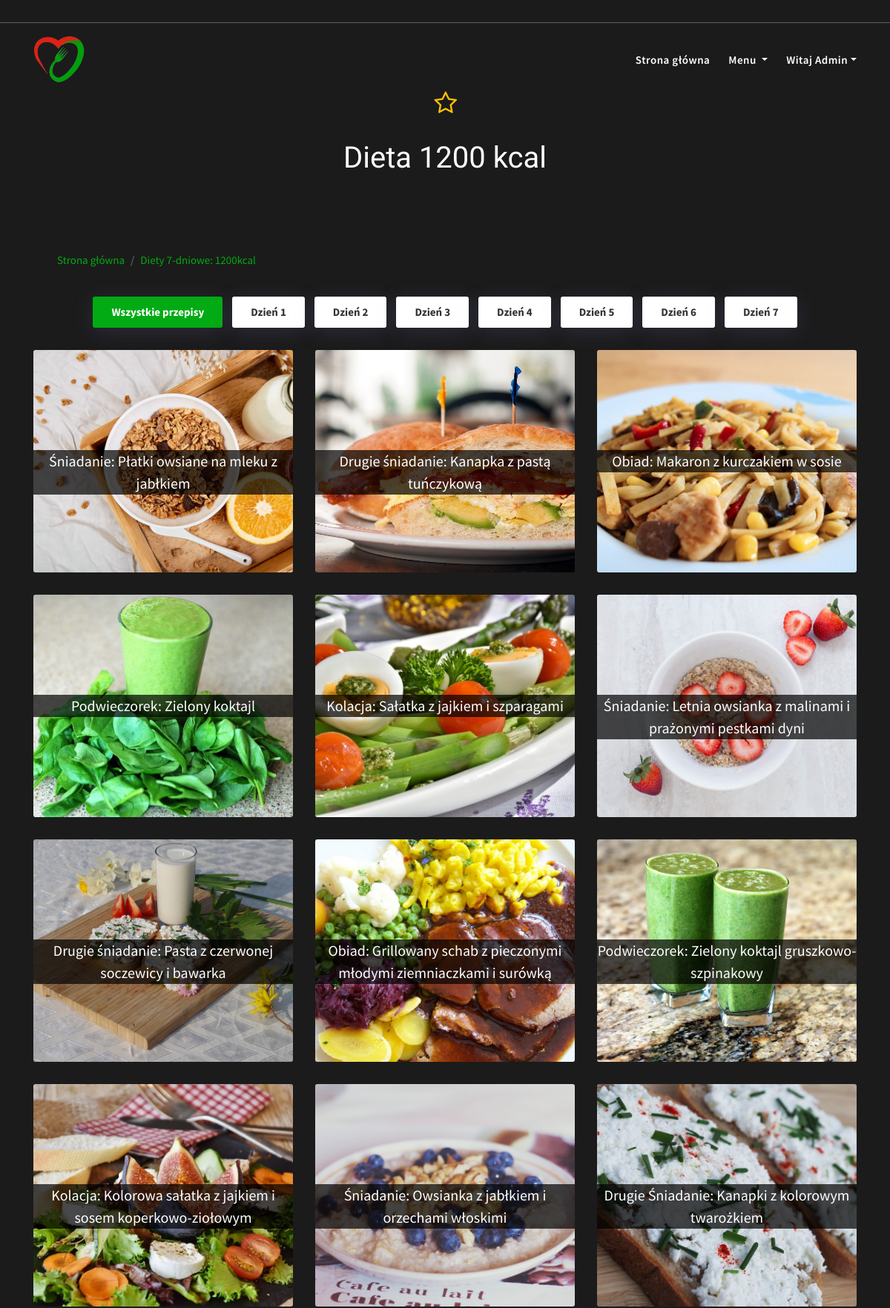
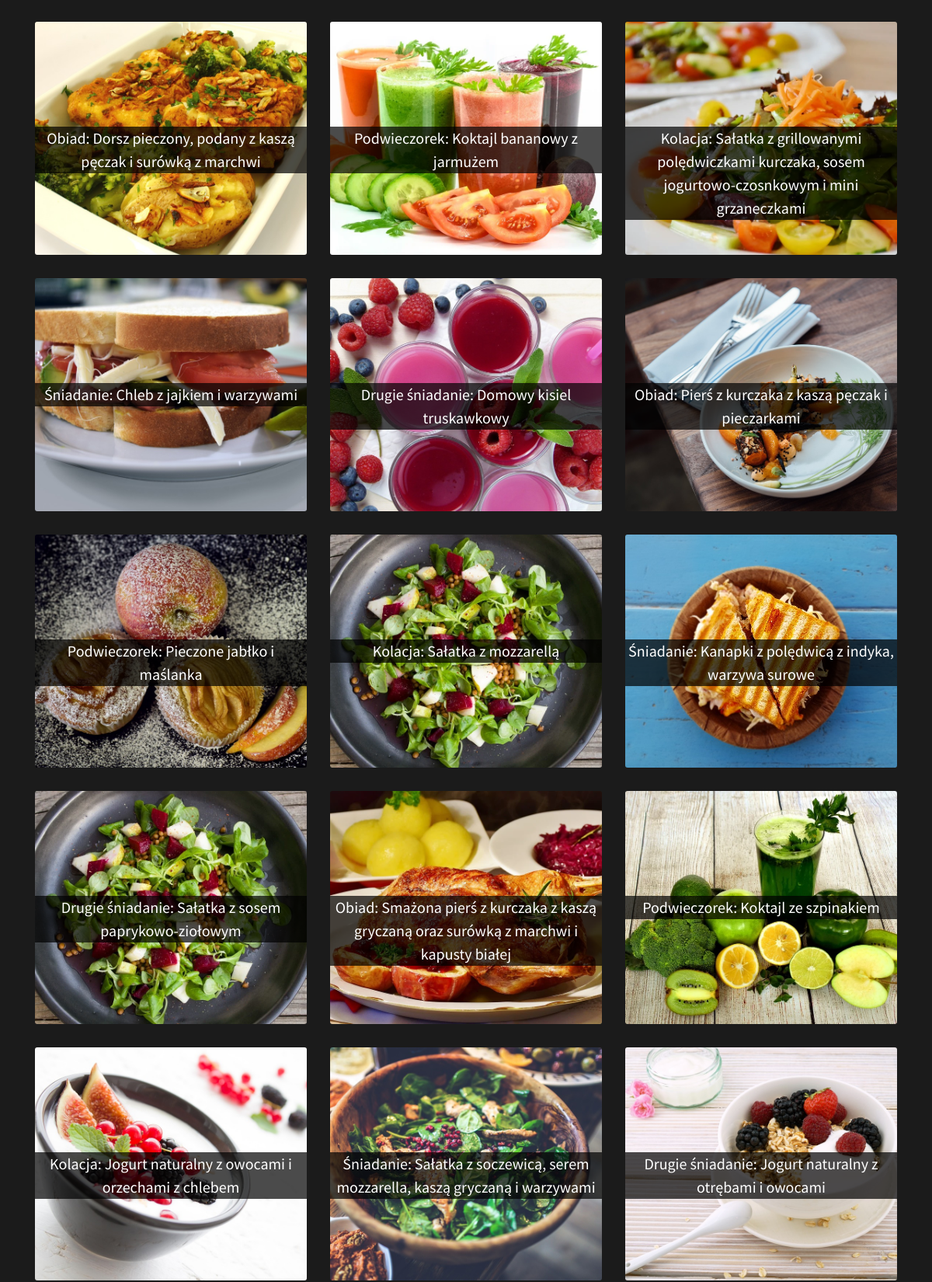
The page /2/dieta1200p1.php (signed in, upper part) on the database its author committed (2 pictures, top to bottom).
### tables this page shows
CREATE TABLE `uzytkownicy2` (
  `id` int(11) NOT NULL,
  `imie` varchar(80) NOT NULL,
  `email` varchar(80) NOT NULL,
  `login` varchar(30) NOT NULL,
  `haslo` varchar(80) NOT NULL,
  `rola` varchar(80) NOT NULL,
  `status` varchar(50) DEFAULT NULL,
  `wiek` varchar(3) DEFAULT NULL,
  `wzrost` varchar(3) DEFAULT NULL,
  `waga` varchar(3) DEFAULT NULL,
  `obwod_talii` varchar(3) DEFAULT NULL,
  `bmi` varchar(10) DEFAULT NULL,
  `tluszcz` varchar(10) DEFAULT NULL,
  `kalorie` varchar(10) DEFAULT NULL,
  `dieta` varchar(50) DEFAULT NULL,
  `link` varchar(500) NOT NULL,
  `cel` varchar(500) NOT NULL,
  `aktywnosc` varchar(500) NOT NULL
);

CREATE TABLE `dieta` (
  `id_diety` int(11) NOT NULL,
  `nazwa_diety` varchar(100) NOT NULL,
  `kalorycznosc` int(11) NOT NULL,
  `zdjecie` varchar(50) NOT NULL
);

CREATE TABLE `przepisy2` (
  `id` int(11) NOT NULL,
  `nazwa` varchar(500) NOT NULL,
  `obrazek` text DEFAULT NULL,
  `skladniki` varchar(500) DEFAULT NULL,
  `krok1` varchar(500) DEFAULT NULL,
  `krok2` varchar(500) DEFAULT NULL,
  `krok3` varchar(500) DEFAULT NULL,
  `krok4` varchar(500) DEFAULT NULL,
  `krok5` varchar(500) DEFAULT NULL,
  `krok6` varchar(500) DEFAULT NULL,
  `krok7` varchar(500) DEFAULT NULL,
  `krok8` varchar(500) DEFAULT NULL,
  `krok9` varchar(500) DEFAULT NULL,
  `krok10` varchar(500) DEFAULT NULL,
  `kategoria` varchar(50) DEFAULT NULL,
  `kategoria_ogolna` varchar(50) NOT NULL,
  `dzien` varchar(50) NOT NULL,
  `przepis_nr` int(11) NOT NULL,
  `energia` varchar(50) DEFAULT NULL,
  `tluszcz` varchar(11) DEFAULT NULL,
  `kwasyt` varchar(11) DEFAULT NULL,
  `weglowodany` varchar(11) DEFAULT NULL,
  `cukry` varchar(11) DEFAULT NULL,
  `blonnik` varchar(11) DEFAULT NULL,
  `bialko` varchar(11) DEFAULT NULL,
  `sol` varchar(11) DEFAULT NULL,
  `tluszczg` varchar(50) DEFAULT NULL,
  `kwasytg` varchar(11) DEFAULT NULL,
  `weglowodanyg` varchar(11) DEFAULT NULL,
  `blonnikg` varchar(11) DEFAULT NULL,
  `bialkog` varchar(11) DEFAULT NULL,
  `solg` varchar(11) DEFAULT NULL,
  `cukryg` varchar(11) DEFAULT NULL
);

### 2/dieta1200p1.php (the view, shortened to what this page needs)
<?php
include("db.php");
include("header.php");
include("menu.php");
$conn=mysqli_connect($servername,$username,$password,$dbname);
$sql ="SELECT * FROM dieta,przepisy2 WHERE  przepisy2.przepis_nr = dieta.id_diety AND przepisy2.kategoria_ogolna=dieta.kalorycznosc && przepis_nr='1'";
$result=mysqli_query($conn,$sql);
if(mysqli_num_rows($result)>0 )
{
    while($row=mysqli_fetch_assoc($result))
    {
        $id_diety=$row["id_diety"];
        $nazwa_diety = $row["nazwa_diety"];
}
}
        ?>
<section id="przepisy" class="gallery-area section-padding">
  <?php
    $sql ="SELECT * FROM ulubione_diety WHERE ulubione_diety.dieta_id=$id_diety AND ulubione_diety.login = '".$_SESSION["login"]."'";
        $result=mysqli_query($conn,$sql);
if(mysqli_num_rows($result) == 0) {?>
    <div class="click2">
    <span class="fa fa-star-o"></span>
    </div>
    <?php
}
?>
<br>
    <div class="container">
        <div class="row">
            <div class="col-lg-12 col-md-12">
                <div class="section-title">
                    <h1 style="font-family: 'Kaushan Script';"><?php echo $nazwa_diety?></h1>
                </div>
            </div>
            <nav class="navbar">
                <div class="container-fluid">
                    <nav aria-label="breadcrumb">
                        <ol class="breadcrumb" style="background-color: transparent!important;">
                            <li class="breadcrumb-item"><a href="index.php#gotowe">Strona główna</a></li>
                            <li class="breadcrumb-item"><a href="dieta1200.php">Diety 7-dniowe: 1200kcal</a></li>
                        </ol>
                    </nav>
                </div>
            </nav>
        </div>
        <div class="row">
            <div class="col-md-12">
                <div class="gallery-list">
                    <ul class="nav" id="gallery-flters">
                        <li class="filter filter-active" data-filter=".all">Wszystkie przepisy</li>
                        <li class="filter" data-filter=".1">Dzień 1</li>
                         <li class="filter" data-filter=".2">Dzień 2</li>
                         <li class="filter" data-filter=".3">Dzień 3</li>
                         <li class="filter" data-filter=".4">Dzień 4</li>
                         <li class="filter" data-filter=".5">Dzień 5</li>
                         <li class="filter" data-filter=".6">Dzień 6</li>
                         <li class="filter" data-filter=".7">Dzień 7</li>
                    </ul>
                </div>
            </div>
            <div class="gallery-container">
<?php
$sql ="SELECT * FROM dieta,przepisy2 WHERE  przepisy2.przepis_nr = dieta.id_diety AND przepisy2.kategoria_ogolna=dieta.kalorycznosc && przepis_nr='1' && dzien='1' ";
$result=mysqli_query($conn,$sql);
if(mysqli_num_rows($result)>0 )
{
    while($row=mysqli_fetch_assoc($result))
    {
        $nazwa = $row["nazwa"];
        $obrazek = $row["obrazek"];
        $id=$row["id"];
        ?>
               <div class="col-lg-4 col-md-6 gallery-grid-item all 1">
                <div class="gallery-item">
                        <div class="zdjecie" style="background-image: url(zdjecia_dodane/<?php echo $obrazek?>); a hr ">
                          <a href="wyswietlart.php?c=<?php echo $id?>"><h7 class="nazwa text-center"><?php echo $nazwa?></h7></a>
                    </div>
                </div>
      </div>
        <?php
    }
 ?>
      <?php
}
?>
<?php
$sql ="SELECT * FROM dieta,przepisy2 WHERE  przepisy2.przepis_nr = dieta.id_diety AND przepisy2.kategoria_ogolna=dieta.kalorycznosc && przepis_nr='1'  && dzien='2' ";
$result=mysqli_query($conn,$sql);
if(mysqli_num_rows($result)>0 )
{
    while($row=mysqli_fetch_assoc($result))
    {
        $nazwa = $row["nazwa"];
        $obrazek = $row["obrazek"];
        $id=$row["id"];
        ?>
               <div class="col-lg-4 col-md-6 gallery-grid-item all 2">
                 <div class="gallery-item">
                        <div class="zdjecie" style="background-image: url(zdjecia_dodane/<?php echo $obrazek?>); a hr ">
                          <a href="wyswietlart.php?c=<?php echo $id?>"><h7 class="nazwa text-center"><?php echo $nazwa?></h7></a>
                    </div>
                </div>
      </div>
        <?php
    }
 ?>
      <?php
}
?>
<?php
$sql ="SELECT * FROM dieta,przepisy2 WHERE  przepisy2.przepis_nr = dieta.id_diety AND przepisy2.kategoria_ogolna=dieta.kalorycznosc&& przepis_nr='1' && dzien='3' ";
$result=mysqli_query($conn,$sql);
if(mysqli_num_rows($result)>0 )
{
    while($row=mysqli_fetch_assoc($result))
    {
        $nazwa = $row["nazwa"];
        $obrazek = $row["obrazek"];
        $id=$row["id"];
        ?>
               <div class="col-lg-4 col-md-6 gallery-grid-item all 3">
                 <div class="gallery-item">
                        <div class="zdjecie" style="background-image: url(zdjecia_dodane/<?php echo $obrazek?>); a hr ">
                          <a href="wyswietlart.php?c=<?php echo $id?>"><h7 class="nazwa text-center"><?php echo $nazwa?></h7></a>
                    </div>
                </div>
      </div>
        <?php
    }
 ?>
      <?php
}
?>
<?php
$sql ="SELECT * FROM dieta,przepisy2 WHERE  przepisy2.przepis_nr = dieta.id_diety AND przepisy2.kategoria_ogolna=dieta.kalorycznosc && przepis_nr='1' && dzien='4' ";
$result=mysqli_query($conn,$sql);
if(mysqli_num_rows($result)>0 )
{
    while($row=mysqli_fetch_assoc($result))
    {
        $nazwa = $row["nazwa"];
        $obrazek = $row["obrazek"];
        $id=$row["id"];
        ?>
               <div class="col-lg-4 col-md-6 gallery-grid-item all 4">
                 <div class="gallery-item">
                        <div class="zdjecie" style="background-image: url(zdjecia_dodane/<?php echo $obrazek?>); a hr ">
                          <a href="wyswietlart.php?c=<?php echo $id?>"><h7 class="nazwa text-center"><?php echo $nazwa?></h7></a>
                    </div>
                </div>
      </div>
        <?php
    }
 ?>
      <?php
}
?>
<?php
$sql ="SELECT * FROM dieta,przepisy2 WHERE  przepisy2.przepis_nr = dieta.id_diety AND przepisy2.kategoria_ogolna=dieta.kalorycznosc && przepis_nr='1' && dzien='5' ";
$result=mysqli_query($conn,$sql);
if(mysqli_num_rows($result)>0 )
{
    while($row=mysqli_fetch_assoc($result))
    {
        $nazwa = $row["nazwa"];
        $obrazek = $row["obrazek"];
        $id=$row["id"];
        ?>
               <div class="col-lg-4 col-md-6 gallery-grid-item all 5">
                 <div class="gallery-item">
                        <div class="zdjecie" style="background-image: url(zdjecia_dodane/<?php echo $obrazek?>); a hr ">
                          <a href="wyswietlart.php?c=<?php echo $id?>"><h7 class="nazwa text-center"><?php echo $nazwa?></h7></a>
                    </div>
                </div>
      </div>
        <?php
    }
 ?>
      <?php
}
?>
<?php
$sql ="SELECT * FROM dieta,przepisy2 WHERE  przepisy2.przepis_nr = dieta.id_diety AND przepisy2.kategoria_ogolna=dieta.kalorycznosc && przepis_nr='1' && dzien='6' ";
$result=mysqli_query($conn,$sql);
if(mysqli_num_rows($result)>0 )
{
    while($row=mysqli_fetch_assoc($result))
    {
        $nazwa = $row["nazwa"];
        $obrazek = $row["obrazek"];
        $id=$row["id"];
        ?>
               <div class="col-lg-4 col-md-6 gallery-grid-item all 6">
                 <div class="gallery-item">
                        <div class="zdjecie" style="background-image: url(zdjecia_dodane/<?php echo $obrazek?>); a hr ">
                          <a href="wyswietlart.php?c=<?php echo $id?>"><h7 class="nazwa text-center"><?php echo $nazwa?></h7></a>
                    </div>
                </div>
      </div>
        <?php
    }
 ?>
      <?php
}
?>
</section>
<?php
include("footer.php");
?>

### 2/menuadmin.php (shortened to what this page needs)
<header class="header-navber-area">
    <div class="nav-top-bar">
    </div>
    <nav class="navbar navbar-b navbar-trans navbar-expand-lg" id="mainNav">
        <div class="container">
            <a class="navbar-brand js-scroll" href="index.php">
                <img src="assets/logo/logo3.png" class="white-logo" alt="logo" style="width: 70px; height: 65px">
            </a>
            <div class="navbar-collapse collapse justify-content-end" id="navbarDefault">
                <ul class="navbar-nav">
                    <li class="nav-item"><a class="nav-link js-scroll active" href="index.php">Strona główna</a></li>
                    <li class="nav-item dropdown">
                        <a class="nav-link dropdown-toggle" href="#" id="navbarDropdown" role="button" data-toggle="dropdown" aria-haspopup="true" aria-expanded="false">
                            Menu
                        </a>
                    </li>
                    <li class="nav-item dropdown">
                            <a class="nav-link dropdown-toggle" href="#" id="navbarDropdown" role="button" data-toggle="dropdown" aria-haspopup="true" aria-expanded="false">Witaj <?php echo $imie; ?></a>
                        </li>
                </ul>
            </div>
        </div>
    </nav>
</header>

### rows shown on the page
uzytkownicy2: imie "Admin"
dieta: nazwa_diety "Dieta 1200 kcal", przepisy2.obrazek (picture), przepisy2.nazwa "Śniadanie: Płatki owsiane na mleku z jabłkiem", przepisy2.nazwa "Drugie śniadanie: Kanapka z pastą tuńczykową", przepisy2.nazwa "Obiad: Makaron z kurczakiem w sosie", przepisy2.nazwa "Podwieczorek: Zielony koktajl", przepisy2.nazwa "Kolacja: Sałatka z jajkiem i szparagami", przepisy2.nazwa "Śniadanie: Letnia owsianka z malinami i prażonymi pestkami dyni", przepisy2.nazwa "Drugie śniadanie: Pasta z czerwonej soczewicy i bawarka", przepisy2.nazwa "Obiad: Grillowany schab z pieczonymi młodymi ziemniaczkami i surówką", przepisy2.nazwa "Podwieczorek: Zielony koktajl gruszkowo-szpinakowy", przepisy2.nazwa "Kolacja: Kolorowa sałatka z jajkiem i sosem koperkowo-ziołowym", przepisy2.nazwa "Śniadanie: Owsianka z jabłkiem i orzechami włoskimi", przepisy2.nazwa "Drugie Śniadanie: Kanapki z kolorowym twarożkiem", przepisy2.nazwa "Obiad: Dorsz pieczony, podany z kaszą pęczak i surówką z marchwi", przepisy2.nazwa "Podwieczorek: Koktajl bananowy z jarmużem", przepisy2.nazwa "Kolacja: Sałatka z grillowanymi polędwiczkami kurczaka, sosem jogurtowo-czosnkowym i mini grzaneczkami", przepisy2.nazwa "Śniadanie: Chleb z jajkiem i warzywami", przepisy2.nazwa "Drugie śniadanie: Domowy kisiel truskawkowy", przepisy2.nazwa "Obiad: Pierś z kurczaka z kaszą pęczak i pieczarkami", przepisy2.nazwa "Podwieczorek: Pieczone jabłko i maślanka", przepisy2.nazwa "Kolacja: Sałatka z mozzarellą", przepisy2.nazwa "Śniadanie: Kanapki z polędwicą z indyka, warzywa surowe", przepisy2.nazwa "Drugie śniadanie: Sałatka z sosem paprykowo-ziołowym", przepisy2.nazwa "Obiad: Smażona pierś z kurczaka z kaszą gryczaną oraz surówką z marchwi i kapusty białej", przepisy2.nazwa "Podwieczorek: Koktajl ze szpinakiem", przepisy2.nazwa "Kolacja: Jogurt naturalny z owocami i orzechami z chlebem", przepisy2.nazwa "Śniadanie: Sałatka z soczewicą, serem mozzarella, kaszą gryczaną i warzywami", przepisy2.nazwa "Drugie śniadanie: Jogurt naturalny z otrębami i owocami"
